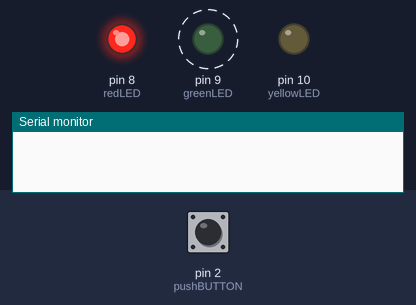
Simulated run of this sketch. Board: Arduino Uno, built with avr-gcc and run on an emulated ATmega328P. On the bench: output pins drawn as LEDs (lit = HIGH), the last lines printed to the serial monitor. Dashed ring = blinking. The inputs (shaded band) are chosen by the test bench; at power-on: pin 2 (pushBUTTON) HIGH. Random numbers use the default seed unless the sketch sets one.

Above: at 0.12 s.
At 1.2 s:
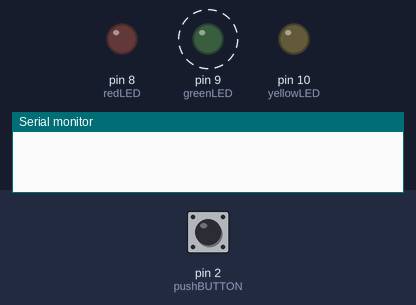
1.3 s: pin 2 (pushBUTTON) pulled LOW for 0.15 s
At 6.2 s:
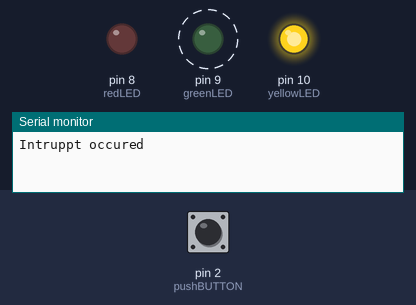
Timing chart, 0 to 10.4 s (numbered marks = the images above; inputs shaded):
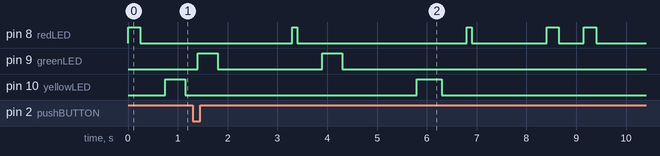

Measured:
- by itself, pin 9 (greenLED): alternates HIGH for 0.40 s and LOW for 2.1 s, 4 changes in all, then stays LOW

The sketch:

LedReactionGame.ino
```cpp
#define redLED 8
#define greenLED 9
#define yellowLED 10
#define pushBUTTON 2

int timesOn[] = {100,250,400,500};
int delayTimes[] = {250,500,1000,1500};


//Declaring volatile variable so they can accessed/changed within the ISR
volatile boolean redLEDLit = false;
volatile boolean isWinner = false;


void setup() {
  // put your setup code here, to run once:
    pinMode(redLED,OUTPUT);
    pinMode(greenLED,OUTPUT);
    pinMode(yellowLED,OUTPUT);
    pinMode(pushBUTTON,INPUT_PULLUP);
    attachInterrupt(0,checkWinner,FALLING);
    Serial.begin(9600);

}

void loop() {
  // put your main code here, to run repeatedly:


  int LEDToLight = random(1,4);
  int periodLEDLit = timesOn[random(4)];

  //light the respective LED
  lightLED(LEDToLight,periodLEDLit);

  turnOffLEDS();


  int delayTime = delayTimes[random(4)];
  delay(delayTime);

  if(isWinner){
    isWinner = false;
    winner();
    }
}

void lightLED(int ledLight, int duration){
  switch(ledLight){

    case 1:
          digitalWrite(greenLED,HIGH);
         break;

    case 2 :
          redLEDLit=true;
          digitalWrite(redLED,HIGH);
          break;

    case 3:
          digitalWrite(yellowLED,HIGH);
          break;

    default :
    break;
    }


    delay(duration);
    redLEDLit = false;

}


void turnOffLEDS(){
  digitalWrite(greenLED, LOW);
  digitalWrite(redLED, LOW);
  digitalWrite(yellowLED, LOW);
  }


  void winner(){

    for(int i=0 ; i<3 ;i++){
       digitalWrite(greenLED, HIGH);
       digitalWrite(redLED, HIGH);
       digitalWrite(yellowLED, HIGH);

       delay(250);

      digitalWrite(greenLED, LOW);
      digitalWrite(redLED, LOW);
      digitalWrite(yellowLED, LOW);
      }

      delay(3000);

    }


    void checkWinner(){
      Serial.println("Intruppt occured");
      if(redLEDLit){
        isWinner =true;
        }

      }
```
